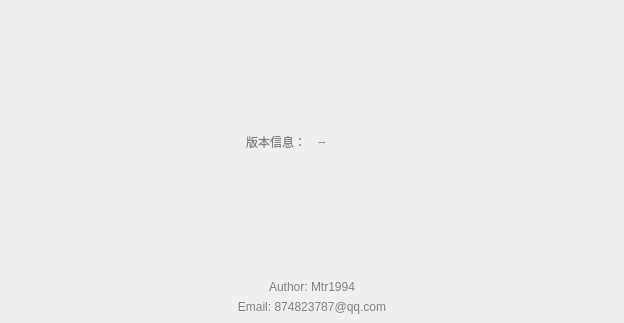
<?xml version="1.0" encoding="UTF-8"?>
<ui version="4.0">
 <class>DialogVersion</class>
 <widget class="QDialog" name="DialogVersion">
  <property name="geometry">
   <rect>
    <x>0</x>
    <y>0</y>
    <width>624</width>
    <height>323</height>
   </rect>
  </property>
  <property name="windowTitle">
   <string>Dialog</string>
  </property>
  <layout class="QGridLayout" name="gridLayout_2">
   <property name="leftMargin">
    <number>0</number>
   </property>
   <property name="topMargin">
    <number>0</number>
   </property>
   <property name="rightMargin">
    <number>0</number>
   </property>
   <property name="bottomMargin">
    <number>0</number>
   </property>
   <property name="spacing">
    <number>0</number>
   </property>
   <item row="0" column="0">
    <widget class="QWidget" name="widgetAbout" native="true">
     <property name="styleSheet">
      <string notr="true">font: 10pt &quot;华文楷体&quot;;
color: gray;</string>
     </property>
     <property name="Background" stdset="0">
      <bool>true</bool>
     </property>
     <layout class="QGridLayout" name="gridLayout">
      <item row="0" column="0">
       <spacer name="verticalSpacer_2">
        <property name="orientation">
         <enum>Qt::Vertical</enum>
        </property>
        <property name="sizeHint" stdset="0">
         <size>
          <width>20</width>
          <height>40</height>
         </size>
        </property>
       </spacer>
      </item>
      <item row="1" column="0">
       <layout class="QHBoxLayout" name="horizontalLayout">
        <property name="spacing">
         <number>12</number>
        </property>
        <item>
         <widget class="QLabel" name="label">
          <property name="styleSheet">
           <string notr="true"/>
          </property>
          <property name="text">
           <string>版本信息：</string>
          </property>
          <property name="alignment">
           <set>Qt::AlignRight|Qt::AlignTrailing|Qt::AlignVCenter</set>
          </property>
         </widget>
        </item>
        <item>
         <widget class="QLabel" name="lbVersion">
          <property name="styleSheet">
           <string notr="true"/>
          </property>
          <property name="text">
           <string>--</string>
          </property>
          <property name="alignment">
           <set>Qt::AlignLeading|Qt::AlignLeft|Qt::AlignVCenter</set>
          </property>
         </widget>
        </item>
       </layout>
      </item>
      <item row="2" column="0">
       <spacer name="verticalSpacer">
        <property name="orientation">
         <enum>Qt::Vertical</enum>
        </property>
        <property name="sizeHint" stdset="0">
         <size>
          <width>20</width>
          <height>40</height>
         </size>
        </property>
       </spacer>
      </item>
      <item row="3" column="0">
       <widget class="QLabel" name="label_2">
        <property name="styleSheet">
         <string notr="true"/>
        </property>
        <property name="text">
         <string>Author: Mtr1994</string>
        </property>
        <property name="alignment">
         <set>Qt::AlignCenter</set>
        </property>
       </widget>
      </item>
      <item row="4" column="0">
       <widget class="QLabel" name="label_3">
        <property name="styleSheet">
         <string notr="true"/>
        </property>
        <property name="text">
         <string>Email: 874823787@qq.com</string>
        </property>
        <property name="alignment">
         <set>Qt::AlignCenter</set>
        </property>
       </widget>
      </item>
     </layout>
    </widget>
   </item>
  </layout>
 </widget>
 <resources/>
 <connections/>
</ui>
